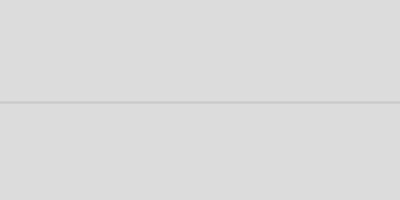
Frame 1 (no input)
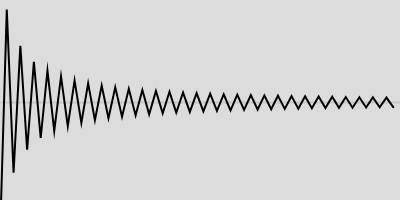
Frame 60 (no input)
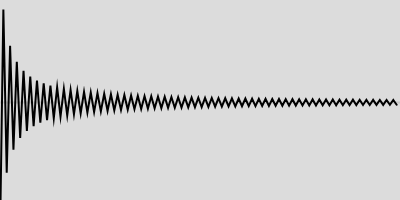
Frame 120 (the mouse pressed at the canvas centre since frame 60)

The p5.js sketch that drew these frames (run headless with seeded random() and noise() and a simulated clock; from frame 60 on, the mouse is pressed at the canvas centre):

// p5.js sketch
// ── sketch.js
let pi = 4;
let iterations = 0;
let speed = 1;
let history = [];
let div; 
let PIY;

function setup() {
  frameRate(20);
  createCanvas(400, 200);
  //Create the div containing the displayed value
  div = createDiv("").style("font-size", "2em");
  //Calculate the Y value 0f Pi
  PIY = map(PI, 2.8, 3.5, height, 0);
}

function draw() {
  background(220);
  for(let i = 0; i < speed; i ++) {
    //Calculate the denominator
    let den = iterations * 2 + 3;
    //If on a negative number subtract otherwise add fraction
    if (iterations % 2 == 0) {
      pi -= 4/den; 
    } else {
      pi += 4/den;
    }
    iterations ++;
  }
  //Draw PI
  strokeWeight(2);
  stroke(200);
  line(0, PIY, width, PIY);
  //Draw the history
  stroke(0); strokeWeight(2); noFill();
  beginShape();
    let spacing = width/history.length;
    for(let i = 0; i < history.length; i ++) {
      let x = i * spacing;
      let y = map(history[i], 2.8, 3.5, height, 0);
      vertex(x, y);
    }
  endShape();
  history.push(pi);
  //Update the div
  div.html(pi);
}
